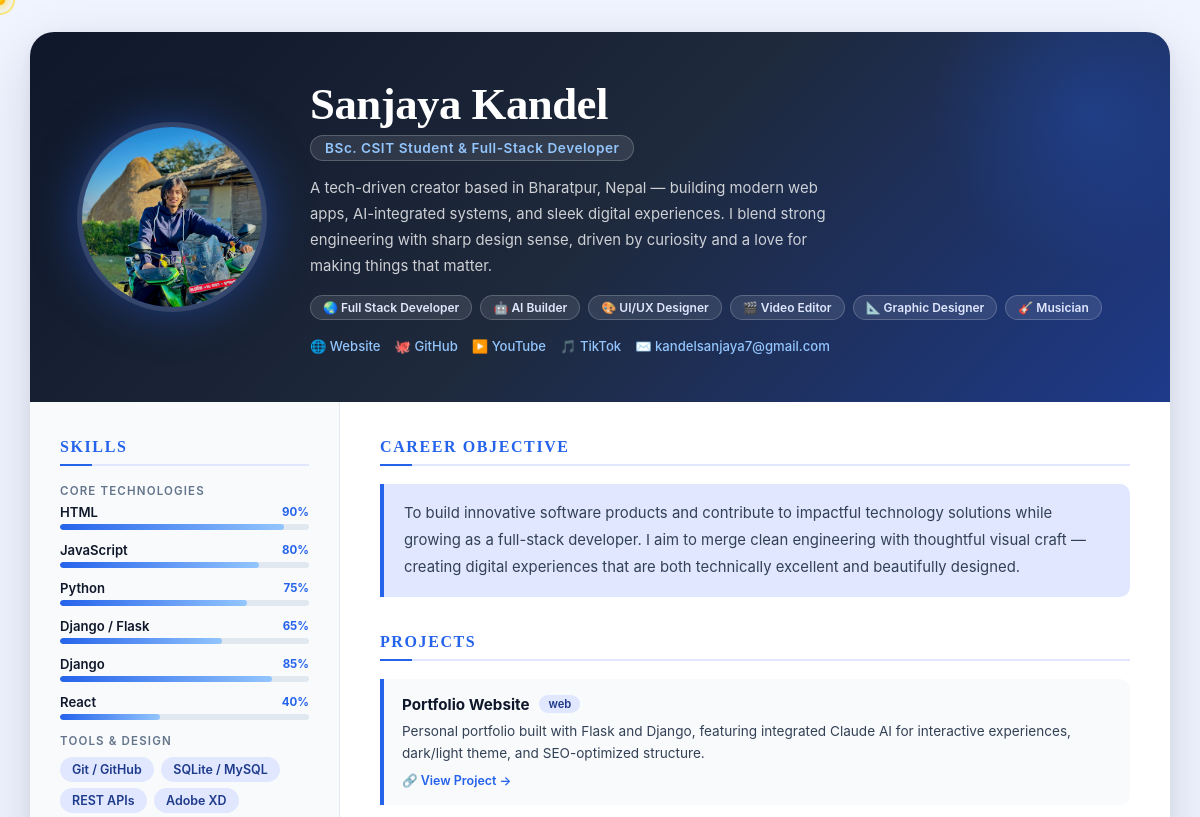
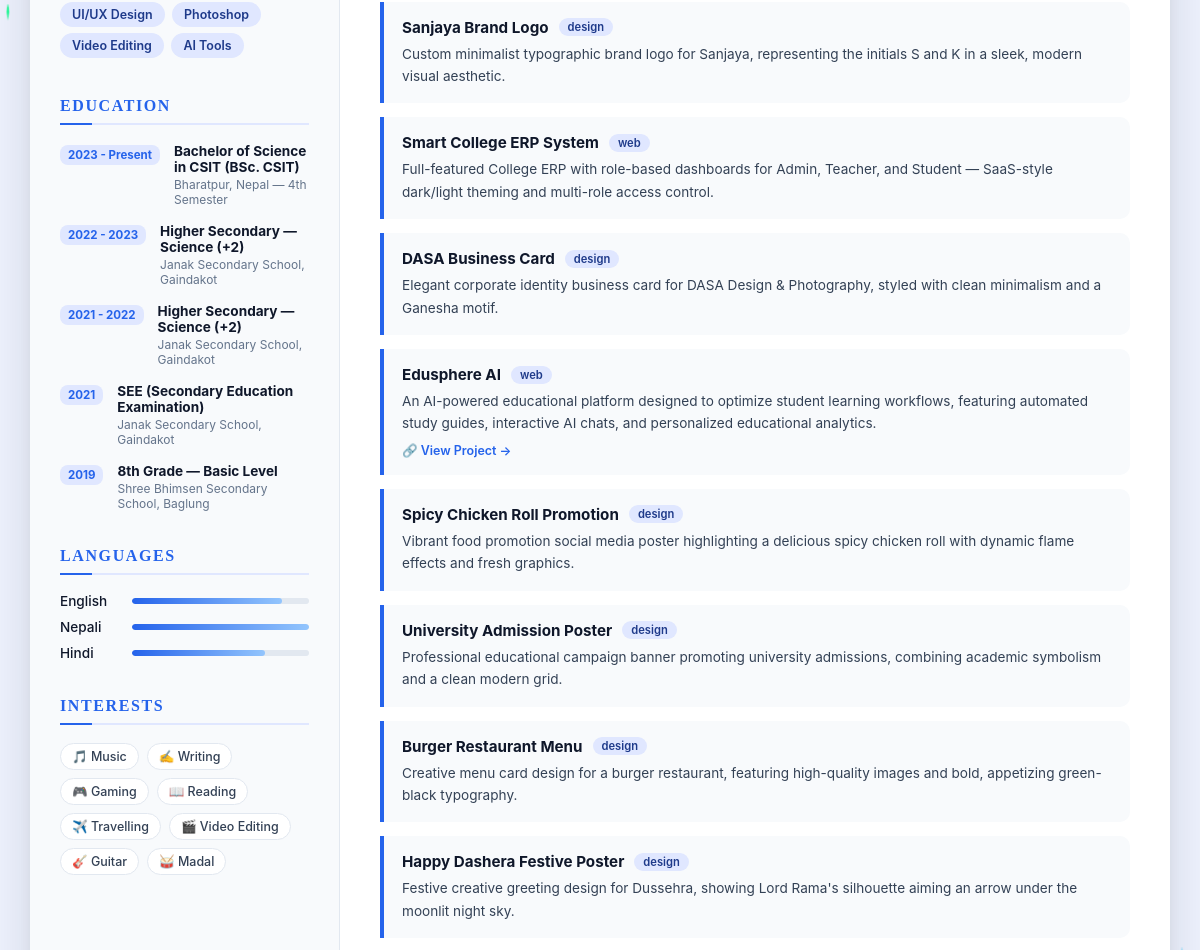
/cv/ (upper part), run on an earlier commit of the app's database (2 pictures, top to bottom).
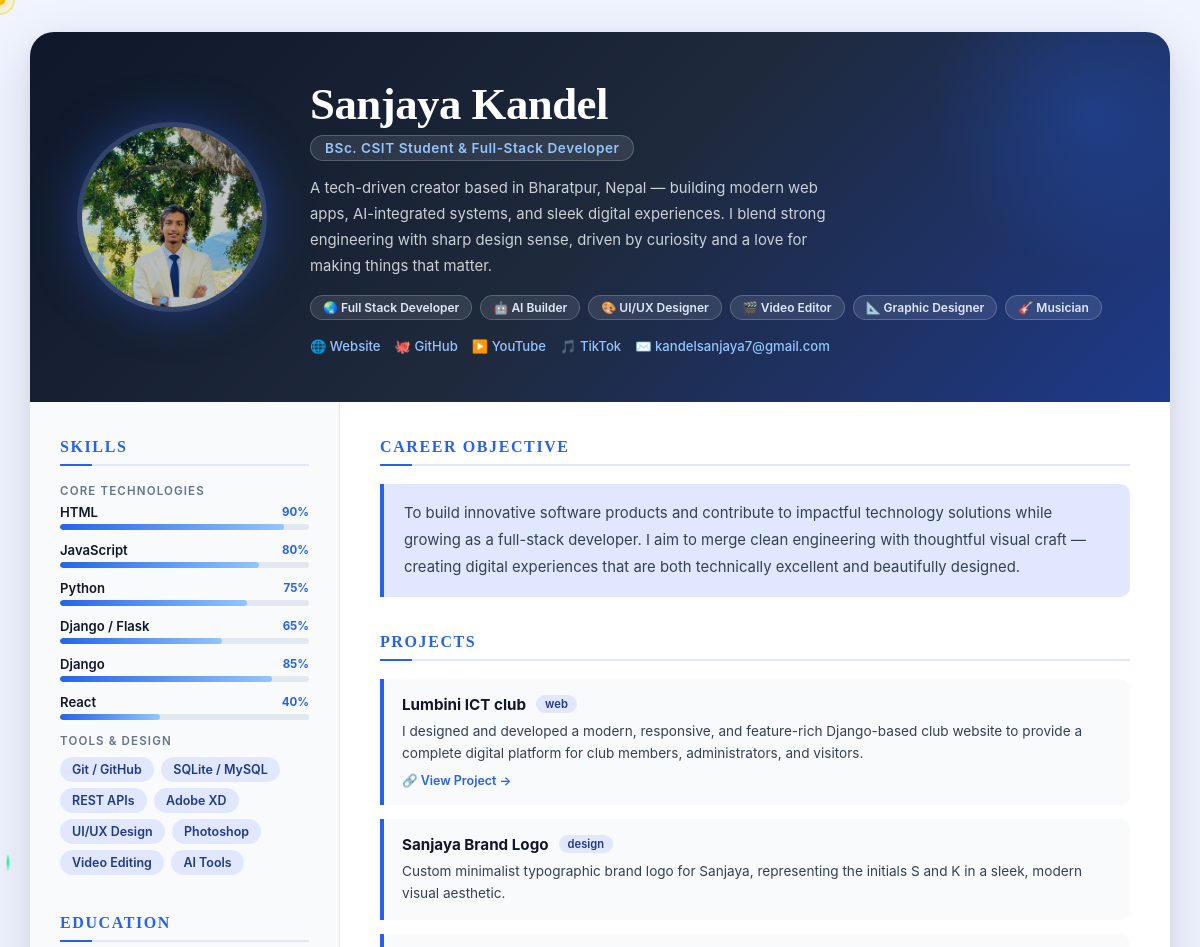
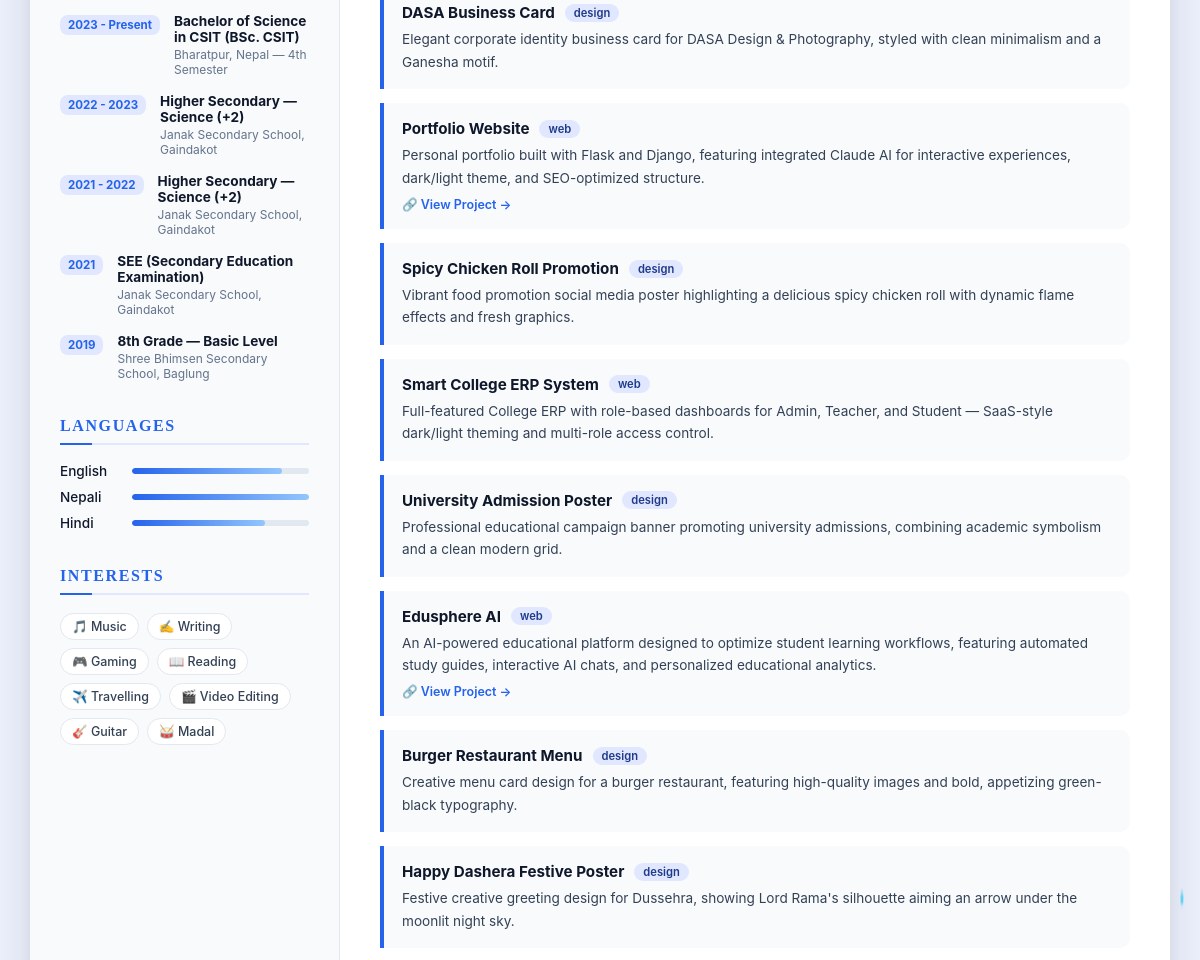
And on a later commit of the database (2 pictures, top to bottom).
### core/models.py (models this page shows, shortened)
class SiteSettings(models.Model):
    full_name = models.CharField(max_length=120, default="Sanjaya Kandel")
    tagline = models.CharField(max_length=200, default="Full Stack Web Developer & UI/UX Designer")
    about_text = models.TextField(blank=True)
    profile_photo = models.ImageField(
        upload_to="profile/",
        blank=True,
        null=True,
        help_text="Upload your featured hero/profile photo here. Replaces the default photo on the homepage."
    )
    hero_video = models.FileField(
        upload_to="profile/videos/",
        blank=True,
        null=True,
        help_text="Upload your intro/showcase video (MP4/WebM)"
    )
    hero_video_url = models.URLField(
        blank=True,
        help_text="Or paste video URL for intro showcase"
    )
    email = models.EmailField(default="kandelsanjaya7@gmail.com")
    phone = models.CharField(max_length=40, blank=True)
    whatsapp_link = models.URLField(blank=True)
    location = models.CharField(max_length=100, default="Nepal")
    github_url = models.URLField(blank=True)
    youtube_url = models.URLField(blank=True)
    tiktok_url = models.URLField(blank=True)
    cv_url = models.CharField(max_length=300, blank=True, help_text="External URL to your CV (if no file uploaded)")
    cv_file = models.FileField(
        upload_to="documents/",
        blank=True,
        null=True,
        help_text="Upload your CV/Resume PDF or document here. Takes priority over cv_url."
    )
    projects_completed = models.PositiveSmallIntegerField(default=5)
    years_experience = models.PositiveSmallIntegerField(default=2)
    client_satisfaction = models.PositiveSmallIntegerField(default=100)
    class Meta:
        verbose_name = "Site Setting"
        verbose_name_plural = "Site Settings"
    @classmethod
    def load(cls):
        obj, _ = cls.objects.get_or_create(pk=1)
        return obj

class Skill(models.Model):
    CATEGORY_CHOICES = [
        ("core", "Core Technology (progress bar)"),
        ("tool", "Tool / Technology"),
        ("learning", "Currently Learning"),
    ]
    name = models.CharField(max_length=80)
    icon_class = models.CharField(max_length=80, help_text="Font Awesome class, e.g. fab fa-python")
    category = models.CharField(max_length=10, choices=CATEGORY_CHOICES, default="tool")
    percentage = models.PositiveSmallIntegerField(default=0, help_text="Only used for Core Technology (0-100)")
    order = models.PositiveSmallIntegerField(default=0)
    class Meta:
        ordering = ["order", "name"]

class Education(models.Model):
    STATUS_CHOICES = [("pursuing", "Pursuing"), ("completed", "Completed")]
    period = models.CharField(max_length=60)
    status = models.CharField(max_length=10, choices=STATUS_CHOICES, default="completed")
    title = models.CharField(max_length=150)
    subtitle = models.CharField(max_length=150, blank=True)
    institution = models.CharField(max_length=200)
    skills_learned = models.CharField(max_length=400, blank=True, help_text="Comma-separated list")
    icon_class = models.CharField(max_length=80, default="fas fa-graduation-cap")
    order = models.PositiveSmallIntegerField(default=0)
    class Meta:
        ordering = ["order"]

class Project(models.Model):
    CATEGORY_CHOICES = [("web", "Web Application"), ("design", "Design")]
    STATUS_CHOICES = [
        ("completed", "Completed"),
        ("in_progress", "In Progress"),
        ("private", "Private"),
    ]
    title = models.CharField(max_length=150)
    category = models.CharField(max_length=10, choices=CATEGORY_CHOICES, default="web")
    description = models.TextField(blank=True)
    image = models.ImageField(upload_to="projects/", blank=True, null=True, validators=[validate_image_ext])
    live_url = models.URLField(blank=True)
    video_file = models.FileField(
        upload_to="projects/videos/",
        blank=True,
        null=True,
        validators=[validate_video_ext],
        help_text="Upload demo video (MP4/WebM) for this project"
    )
    video_url = models.URLField(
        blank=True,
        help_text="Or paste external video link (YouTube, Vimeo, or MP4 URL)"
    )
    is_private = models.BooleanField(default=False)
    features = models.CharField(max_length=400, blank=True, help_text="Comma-separated, shown with check icons")
    status = models.CharField(max_length=15, choices=STATUS_CHOICES, default="completed")
    order = models.PositiveSmallIntegerField(default=0)
    featured = models.BooleanField(default=True)
    class Meta:
        ordering = ["order", "-id"]

### core/views.py (the view)
# urls.py: path("cv/", views.cv_view, name="cv"),
def cv_view(request):
    settings_obj = SiteSettings.load()
    context = {
        "site": settings_obj,
        "education": Education.objects.all(),
        "core_skills": Skill.objects.filter(category="core"),
        "tool_skills": Skill.objects.filter(category="tool"),
        "projects": Project.objects.all(),
    }
    return render(request, "core/cv.html", context)

### core/templates/core/cv.html (shortened to what this page needs)
{% load static %}
<!DOCTYPE html>
<html lang="en">
<head>
  <link rel="stylesheet" href="https://cdnjs.cloudflare.com/ajax/libs/font-awesome/6.6.0/css/all.min.css" />
  <link rel="stylesheet" href="{% static 'core/css/chatbot.css' %}?v=2.0" />
  <link rel="stylesheet" href="{% static 'core/css/loader.css' %}?v=1.9" />
</head>
<body>
  <div class="cursor-dot" id="cursorDot"></div>
  <div class="cursor-ring" id="cursorRing"></div>
  <div class="cv-container" id="resume">
    <header class="header">
      <div class="header-inner">
        <div class="profile-photo">
          {% if site.profile_photo %}
          <img src="{{ site.profile_photo.url }}" alt="{{ site.full_name|default:'Sanjaya Kandel' }}">
          {% else %}
          <img src="{% static 'core/images/sanjaya_cv.jpg' %}" alt="{{ site.full_name|default:'Sanjaya Kandel' }}">
          {% endif %}
        </div>
        <div class="profile-info">
          <div class="name-block">
            <h1>{{ site.hero_name|default:"Sanjaya Kandel" }}</h1>
            <span class="title-tag">BSc. CSIT Student &amp; Full-Stack Developer</span>
          </div>
          <p class="bio">{{ site.hero_subtitle|default:"A tech-driven creator based in Bharatpur, Nepal — building modern web apps, AI-integrated systems, and sleek digital experiences. I blend strong engineering with sharp design sense, driven by curiosity and a love for making things that matter." }}</p>
          <div class="badges">
            <span class="badge">🌏 Full Stack Developer</span>
            <span class="badge">🤖 AI Builder</span>
            <span class="badge">🎨 UI/UX Designer</span>
            <span class="badge">🎬 Video Editor</span>
            <span class="badge">📐 Graphic Designer</span>
            <span class="badge">🎸 Musician</span>
          </div>
          <div class="header-links">
            <a href="https://www.kandelsanjaya.com.np" target="_blank" class="header-link">🌐 Website</a>
            {% if site.github_url %}<a href="{{ site.github_url }}" target="_blank" class="header-link">🐙 GitHub</a>{% endif %}
            {% if site.youtube_url %}<a href="{{ site.youtube_url }}" target="_blank" class="header-link">▶️ YouTube</a>{% endif %}
            {% if site.tiktok_url %}<a href="{{ site.tiktok_url }}" target="_blank" class="header-link">🎵 TikTok</a>{% endif %}
            <a href="mailto:{{ site.contact_email|default:'kandelsanjaya7@gmail.com' }}" class="header-link">✉️ {{ site.contact_email|default:"kandelsanjaya7@gmail.com" }}</a>
          </div>
        </div>
      </div>
    </header>
    <div class="body-grid">
      <aside class="sidebar">
        <section class="section">
          <h2 class="section-title">Skills</h2>
          {% if core_skills %}
          <div class="skills-group">
            <p class="skill-label">Core Technologies</p>
            {% for skill in core_skills %}
            <div class="skill-bar-wrap">
              <div class="skill-bar-row">
                <span class="skill-bar-name">{{ skill.name }}</span>
                <span class="skill-bar-pct">{{ skill.percentage }}%</span>
              </div>
              <div class="skill-bar-track">
                <div class="skill-bar-fill" style="width: {{ skill.percentage }}%;"></div>
              </div>
            </div>
            {% endfor %}
          </div>
          {% endif %}
          {% if tool_skills %}
          <div class="skills-group">
            <p class="skill-label">Tools &amp; Design</p>
            {% for skill in tool_skills %}
              <span class="skill">{{ skill.name }}</span>
            {% endfor %}
          </div>
          {% endif %}
        </section>
        <section class="section">
          <h2 class="section-title">Education</h2>
          {% for edu in education %}
          <div class="edu-item">
            <div class="edu-year">{{ edu.period }}</div>
            <div class="edu-body">
              <strong>{{ edu.title }}</strong>
              <span class="edu-sub">{{ edu.institution }}</span>
            </div>
          </div>
          {% endfor %}
        </section>
        <section class="section">
          <h2 class="section-title">Languages</h2>
          <div class="lang-item"><span>English</span><div class="lang-bar"><div class="lang-fill" style="width:85%"></div></div></div>
          <div class="lang-item"><span>Nepali</span><div class="lang-bar"><div class="lang-fill" style="width:100%"></div></div></div>
          <div class="lang-item"><span>Hindi</span><div class="lang-bar"><div class="lang-fill" style="width:75%"></div></div></div>
        </section>
        <section class="section">
          <h2 class="section-title">Interests</h2>
          <div class="interest-grid">
            <span class="interest">🎵 Music</span>
            <span class="interest">✍️ Writing</span>
            <span class="interest">🎮 Gaming</span>
            <span class="interest">📖 Reading</span>
            <span class="interest">✈️ Travelling</span>
            <span class="interest">🎬 Video Editing</span>
            <span class="interest">🎸 Guitar</span>
            <span class="interest">🥁 Madal</span>
          </div>
        </section>
      </aside>
      <main class="main">
        <section class="section">
          <h2 class="section-title">Career Objective</h2>
          <p class="objective-text">
            To build innovative software products and contribute to impactful technology solutions while growing as a full-stack developer. I aim to merge clean engineering with thoughtful visual craft — creating digital experiences that are both technically excellent and beautifully designed.
          </p>
        </section>
        <section class="section">
          <h2 class="section-title">Projects</h2>
          {% for project in projects %}
          <div class="project">
            <div class="project-header">
              <h4>{{ project.title }}</h4>
              {% if project.category %}<span class="project-tag">{{ project.category }}</span>{% endif %}
            </div>
            <p>{{ project.description }}</p>
            {% if project.live_url %}
              <a href="{{ project.live_url }}" target="_blank" class="project-link">🔗 View Project →</a>
            {% endif %}
          </div>
          {% endfor %}
        </section>
      </main>
    </div>
  </div>
</body>
</html>

What changed in the data, as far as the page shows it:
changed SiteSettings "Sanjaya Kandel": profile_photo: a different picture
added Project: title "Lumbini ICT club", category "web", description "I designed and developed a modern, responsive, and feature-rich Django-based club website to provide a complete digital platform for club members, administrators, and visitors."
changed Project "Sanjaya Brand Logo": moves up the list
changed Project "DASA Business Card": moves up the list
changed Project "Spicy Chicken Roll Promotion": moves up the list
changed Project "University Admission Poster": moves up the list
